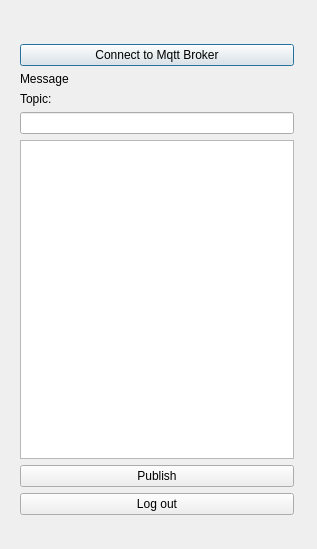
<?xml version="1.0" encoding="UTF-8"?>
<ui version="4.0">
 <class>PublisherMenu</class>
 <widget class="QDialog" name="PublisherMenu">
  <property name="geometry">
   <rect>
    <x>0</x>
    <y>0</y>
    <width>317</width>
    <height>549</height>
   </rect>
  </property>
  <property name="windowTitle">
   <string>Dialog</string>
  </property>
  <widget class="QWidget" name="layoutWidget">
   <property name="geometry">
    <rect>
     <x>20</x>
     <y>44</y>
     <width>274</width>
     <height>471</height>
    </rect>
   </property>
   <layout class="QVBoxLayout" name="verticalLayout">
    <item>
     <layout class="QHBoxLayout" name="horizontalLayout">
      <item>
       <widget class="QPushButton" name="pushButton_Pub_Connect">
        <property name="text">
         <string>Connect to Mqtt Broker</string>
        </property>
       </widget>
      </item>
     </layout>
    </item>
    <item>
     <widget class="QLabel" name="label_Static_Pub_Message">
      <property name="text">
       <string>Message</string>
      </property>
     </widget>
    </item>
    <item>
     <widget class="QLabel" name="label_Static_Pub_Topic">
      <property name="text">
       <string>Topic:</string>
      </property>
     </widget>
    </item>
    <item>
     <widget class="QLineEdit" name="lineEdit_Pub_Topic"/>
    </item>
    <item>
     <widget class="QPlainTextEdit" name="plainTextEdit_Pub_Message"/>
    </item>
    <item>
     <widget class="QPushButton" name="pushButton_Pub_Publish">
      <property name="text">
       <string>Publish</string>
      </property>
     </widget>
    </item>
    <item>
     <widget class="QPushButton" name="pushButton">
      <property name="text">
       <string>Log out</string>
      </property>
     </widget>
    </item>
   </layout>
  </widget>
 </widget>
 <resources/>
 <connections/>
</ui>
